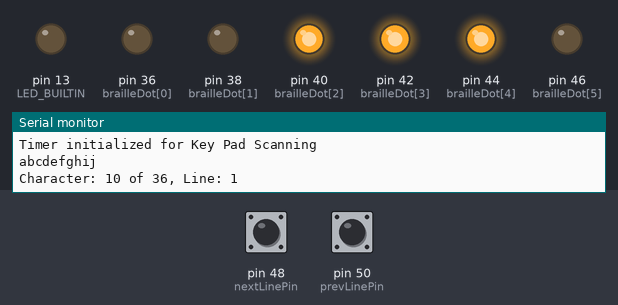
This sketch was run on a simulated Arduino Mega 2560, built with avr-gcc and run on an emulated ATmega2560. Parts: output pins drawn as LEDs (lit = HIGH), the last lines printed to the serial monitor. The test bench sets the inputs (shaded band); at power-on: pin 48 (nextLinePin) HIGH, pin 50 (prevLinePin) HIGH. Pins used as bus, display or sensor lines are not drawn.

Above: at 1.2 s.
1.3 s: pin 48 (nextLinePin) driven LOW
At 1.8 s:
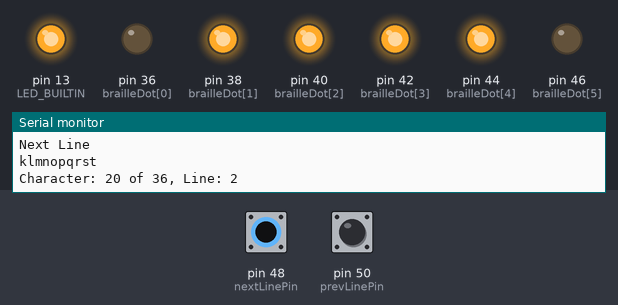
2.8 s: pin 50 (prevLinePin) driven LOW
At 3.9 s:
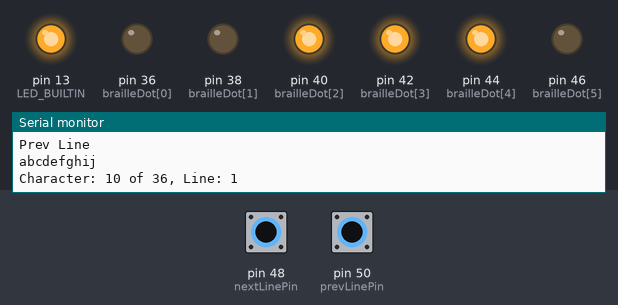
4.3 s: pin 48 (nextLinePin) pulsed HIGH 2 times (0.12 s each, 0.3 s apart)
At 5.9 s:
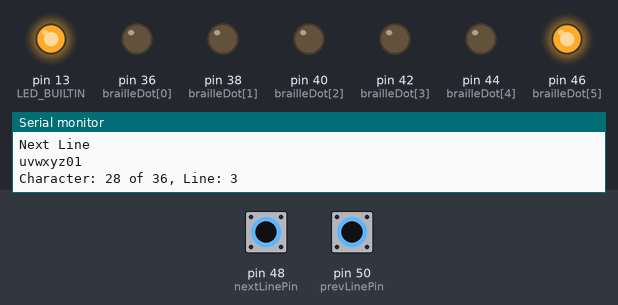
6.4 s: pin 50 (prevLinePin) pulsed HIGH 2 times (0.12 s each, 0.3 s apart)
At 7.7 s:
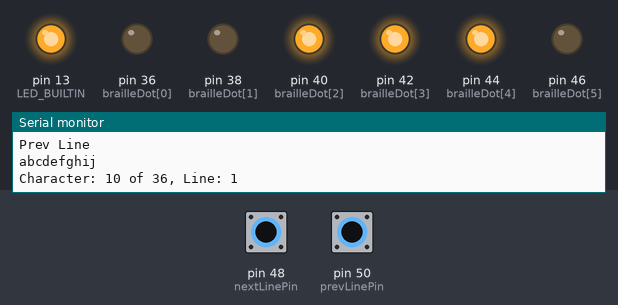
Timing chart, 0 to 9.4 s (numbered marks = the images above; inputs shaded):
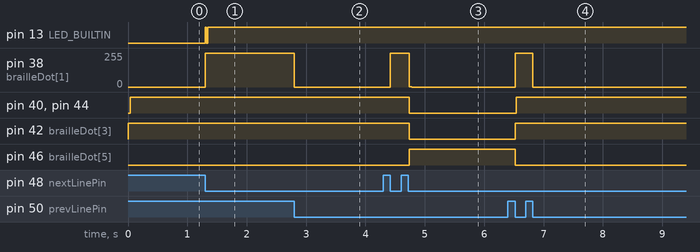

Measured:
- after the input at 1.3 s, pin 13 (LED_BUILTIN): LOW → HIGH at once, → LOW 0.02 s later, → HIGH 0.02 s later; pin 38 (brailleDot[1]): 0/255 → 255/255 at once
- after the input at 2.8 s, pin 38 (brailleDot[1]): 255/255 → 0/255 at once
- after the input at 4.3 s, pin 38 (brailleDot[1]): 0/255 → 255/255 after 0.12 s, → 0/255 0.32 s later; pin 40 (brailleDot[2]), pin 42 (brailleDot[3]), pin 44 (brailleDot[4]): HIGH → LOW after 0.44 s; pin 46 (brailleDot[5]): LOW → HIGH after 0.44 s
- after the input at 6.4 s, pin 38 (brailleDot[1]): 0/255 → 255/255 after 0.12 s, → 0/255 0.30 s later; pin 40 (brailleDot[2]), pin 44 (brailleDot[4]): LOW → HIGH after 0.14 s; pin 42 (brailleDot[3]): LOW → HIGH after 0.12 s; pin 46 (brailleDot[5]): HIGH → LOW after 0.12 s

The sketch:

eBrailleUpDownBT.ino
```cpp
#include <TimerOne.h>

// eBraille Dots Data Pins
const byte brailleDot[6] = {
  36, 38, 40, 42, 44, 46
};

// eBraille Cell Enable Pins
const byte cellEnable[10] = {
  23, 25, 27, 29, 31, 33, 35, 37, 39, 41
};

// eBraille Buttons Pins
#define nextLinePin 48 // B0
#define prevLinePin 50 // B1

#define nCells 10
#define nDots 6

// binary Braille Dot patters for ASCII from 32 to 122
// https://create.arduino.cc/projecthub/CesareBrizio/ascii-braille-real-time-translation-via-arduino-dd97a9
byte brailleCodes[] = {
  0,    14,   7,    2,    15,   15,   8,    13,
  28,   32,   40,   48,   52,   36,   56,   60,
  44,   24,   12,   10,   11,   32,   40,   48,
  52,   36,   56,   60,   44,   24,   28,   34,
  42,   50,   54,   38,   58,   62,   46,   26,
  30,   35,   43,   29,   51,   55,   39,   32,
  40,   48,   52,   36,   56,   60,   44,   24,
  28,   34,   42,   50,   54,   38,   58,   62,
  46,   26,   30,   35,   43,   29,   51,   55,
  39
};

byte asciiCodes[] = {
  32,   33,   34,   34,   40,   41,   44,   46,
  48,   49,   50,   51,   52,   53,   54,   55,
  56,   57,   58,   59,   63,   65,   66,   67,
  68,   69,   70,   71,   72,   73,   74,   75,
  76,   77,   78,   79,   80,   81,   82,   83,
  84,   85,   86,   87,   88,   89,   90,   97,
  98,   99,   100,  101,  102,  103,  104,  105,
  106,  107,  108,  109,  110,  111,  112,  113,
  114,  115,  116,  117,  118,  119,  120,  121,
  122
};
#define maxLines 10
byte ascii2Braille[255];
volatile boolean nextLine = false;
volatile boolean prevLine = false;
boolean t = false;
static unsigned long lastKeyPressTimeNextLine = 0;
static unsigned long lastKeyPressTimePrevLine = 0;

String textEng = "abcdefghijklmnopqrstuvwxyz0123456789";
//String textEng = " ";

String inputString = "";         // a String to hold incoming data
boolean stringComplete = false;  // whether the string is complete
byte nChars = textEng.length();
byte charIndexAtLineStart[maxLines];
byte line = 0;
byte charIndex = 0;
byte cellIndex = 0;

#define btSerial Serial1

void setup()
{
  // put your setup code here, to run once:
  for (byte i = 0; i < nDots; i++)
    pinMode(brailleDot[i], 1);
  for (byte i = 0; i < nCells; i++)
    pinMode(cellEnable[i], 1);

  for (byte i = 0; i < 73; i++) {
    ascii2Braille[asciiCodes[i]] = brailleCodes[i];
  }
  Serial.begin(9600);
  btSerial.begin(9600);
  pinMode(nextLinePin, INPUT_PULLUP);
  pinMode(prevLinePin, INPUT_PULLUP);
  pinMode(LED_BUILTIN, OUTPUT);
  initTimer();
  clearBraille();
  charIndexAtLineStart[line] = charIndex;
}

void initTimer()
{
  Timer1.initialize(10000);
  Timer1.attachInterrupt(scanKeyPress); // Keypad Scanning to run every 10 milliseconds
  Serial.println("Timer initialized for Key Pad Scanning");
}

void loop() {
  charIndex = charIndexAtLineStart[line];
  printEBraille();
  while (!nextLine and !prevLine);
  if (nextLine) {
    nextLine = false;
    if (charIndex < nChars) {
      line++;
      charIndexAtLineStart[line] = charIndex;
    }
    else
    {
      line = 0;
    }
  }

  else if (prevLine) {
    prevLine = false;
    if (line > 0) {
      line--;
    }
  }
  clearBraille();
}

void printEBraille() {
  for (cellIndex = 0; (cellIndex < nCells) and (charIndex < nChars);) {
    byte c = textEng.charAt(charIndex++);
    if (isDigit(c)) {
      writeBraille(cellIndex++ % nCells, 0b00010111);
    }
    writeBraille(cellIndex++ % nCells, ascii2Braille[c]);
    //Serial.print(String(line) + "-" + String(charIndex) + "-" + char(c) + ", ");
    Serial.print(char(c));
  }
  Serial.println();
  Serial.println("Character: " + String(charIndex) + " of " + String(nChars) + ", Line: " + String(line + 1));
}

void clearBraille() {
  for (byte j = 0; j < nCells; j++) {
    digitalWrite(cellEnable[j], 1);
    for (int i = 0; i < nDots; i++) {
      digitalWrite(brailleDot[i], LOW);
    }
    digitalWrite(cellEnable[j], 0);
  }
}

void writeBraille(byte cellID, byte brailleCode) {
  if (brailleCode) {
    digitalWrite(cellEnable[cellID], 1);
    for (int i = 0; i < nDots; i++) {
      digitalWrite(brailleDot[i], brailleCode >> i & 0x01);
    }
    digitalWrite(cellEnable[cellID], 0);
  }
}

void scanKeyPress()
{
  digitalWrite(LED_BUILTIN, LOW);
  boolean b1 = digitalRead(nextLinePin);
  boolean b2 = digitalRead(prevLinePin);
  if (b1 == 0)
  {
    keyPressNext();
    digitalWrite(LED_BUILTIN, HIGH);
  }
  if (b2 == 0)
  {
    keyPressPrev();
    digitalWrite(LED_BUILTIN, HIGH);
  }
  getSerialData();
}

void keyPressNext() {
  unsigned long keyPressTime = millis();
  if (keyPressTime - lastKeyPressTimeNextLine > 50) {
    Serial.println("Next Line");
    nextLine = true;
  }
  lastKeyPressTimeNextLine = keyPressTime;
}

void keyPressPrev() {
  unsigned long keyPressTime = millis();
  if (keyPressTime - lastKeyPressTimePrevLine > 50) {
    Serial.println("Prev Line");
    prevLine = true;
  }
  lastKeyPressTimePrevLine = keyPressTime;
}

void getSerialData() {
  while (btSerial.available()) {
    digitalWrite(LED_BUILTIN, t);
    t = !t;
    char inChar = (char)btSerial.read();
      if (inChar == '\r') {
      textEng = inputString;
      nChars = textEng.length();
      line = 0;
      charIndex = 0;
      charIndexAtLineStart[line] = 0;
      inputString = "";
      Serial.println("String: \"" + textEng + "\" received from Bluetooth!!!");
      btSerial.println("String: \"" + textEng + "\" received!!!");
      printEBraille();
    }
    else {
      inputString += inChar;
    }
  }
}
```
